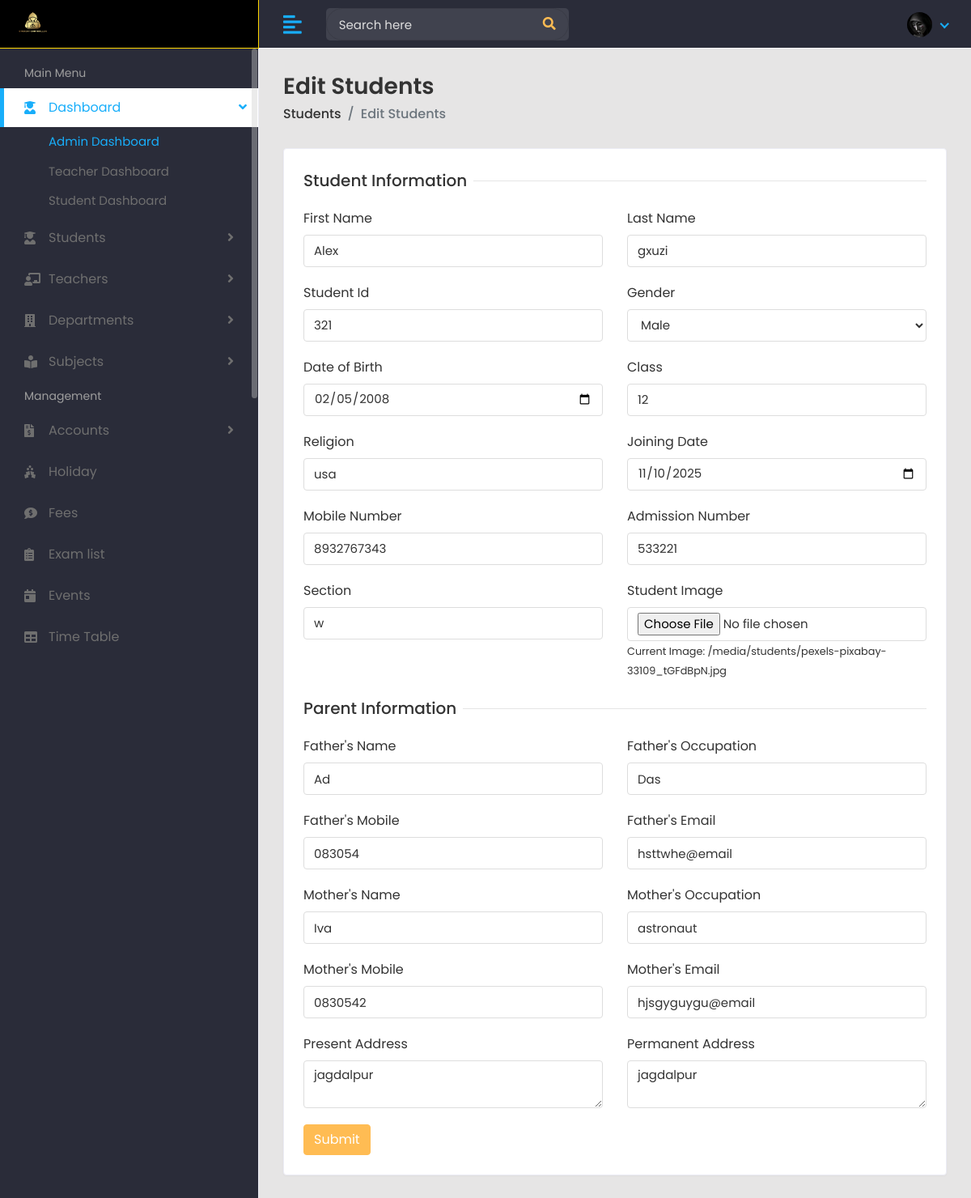
The app's page /student/edit/alex-gxuzi-321/ with its own data.
### student/models.py (models this page shows, shortened)
class Student(models.Model):
    first_name = models.CharField(max_length=100)
    last_name = models.CharField(max_length=100)
    student_id = models.CharField(max_length=20)
    gender = models.CharField(max_length=10, choices=[('Male', 'Male'), ('Female', 'Female'), ('Others', 'Others')])
    date_of_birth = models.DateField()
    student_class = models.CharField(max_length=50)
    religion = models.CharField(max_length=50)
    joining_date = models.DateField()
    mobile_number = models.CharField(max_length=15)
    admission_number = models.CharField(max_length=20)
    section = models.CharField(max_length=10)
    student_image = models.ImageField(upload_to='students/', blank=True)
    parent = models.OneToOneField(Parent, on_delete=models.CASCADE)
    slug = models.SlugField(max_length=255, unique=True, blank=True)

class Parent(models.Model):
    father_name = models.CharField(max_length=100)
    father_occupation = models.CharField(max_length=100, blank=True)
    father_mobile = models.CharField(max_length=15)
    father_email = models.EmailField(max_length=100)
    mother_name = models.CharField(max_length=100)
    mother_occupation = models.CharField(max_length=100, blank=True)
    mother_mobile = models.CharField(max_length=15)
    mother_email = models.EmailField(max_length=100)
    present_address = models.TextField()
    permanent_address = models.TextField()

### student/views.py (the view, shortened to what this page needs)
# urls.py: path('edit/<slug:slug>/', views.edit_student, name='edit_student'),
def edit_student(request,slug):
    student = get_object_or_404(Student, slug=slug)
    parent = student.parent if hasattr(student, 'parent') else None
    unread_notification_count = 0
    unread_notification = []
    if request.user.is_authenticated:
        unread_notification = request.user.notification_set.filter(is_read=False)
        unread_notification_count = unread_notification.count()
    context = {
        'student': student,
        'parent': parent,
        'unread_notification_count': unread_notification_count,
        'unread_notification': unread_notification
    }
    return render(request, "students/edit-student.html", context)

### templates/students/edit-student.html (shortened to what this page needs)
{% extends 'Home/base.html' %}
{% load static %}
{% block body %}
<div class="page-wrapper">
    <div class="content container-fluid">
        <div class="page-header">
            <div class="row align-items-center">
                <div class="col">
                    <h3 class="page-title">Edit Students</h3>
                    <ul class="breadcrumb">
                        <li class="breadcrumb-item"><a href="/students">Students</a></li>
                        <li class="breadcrumb-item active">Edit Students</li>
                    </ul>
                </div>
            </div>
        </div>
        <div class="row">
            <div class="col-sm-12">
                <div class="card">
                    <div class="card-body">
                        <form method="POST" enctype="multipart/form-data">
                            <div class="row">
                                <div class="col-12">
                                    <h5 class="form-title"><span>Student Information</span></h5>
                                </div>
                                <div class="col-12 col-sm-6">
                                    <div class="form-group">
                                        <label>First Name</label>
                                        <input type="text" name="first_name" class="form-control" value="{{ student.first_name }}">
                                    </div>
                                </div>
                                <div class="col-12 col-sm-6">
                                    <div class="form-group">
                                        <label>Last Name</label>
                                        <input type="text" name="last_name" class="form-control" value="{{ student.last_name }}">
                                    </div>
                                </div>
                                <div class="col-12 col-sm-6">
                                    <div class="form-group">
                                        <label>Student Id</label>
                                        <input type="text" name="student_id" class="form-control" value="{{ student.student_id }}">
                                    </div>
                                </div>
                                <div class="col-12 col-sm-6">
                                    <div class="form-group">
                                        <label>Gender</label>
                                        <select name="gender" class="form-control">
                                            <option value="Male" {% if student.gender == 'Male' %}selected{% endif %}>Male</option>
                                        </select>
                                    </div>
                                </div>
                                <div class="col-12 col-sm-6">
                                    <div class="form-group">
                                        <label>Date of Birth</label>
                                        <input type="date" name="date_of_birth" class="form-control" value="{{ student.date_of_birth|date:'Y-m-d' }}">
                                    </div>
                                </div>
                                <div class="col-12 col-sm-6">
                                    <div class="form-group">
                                        <label>Class</label>
                                        <input type="text" name="student_class" class="form-control" value="{{ student.student_class }}">
                                    </div>
                                </div>
                                <div class="col-12 col-sm-6">
                                    <div class="form-group">
                                        <label>Religion</label>
                                        <input type="text" name="religion" class="form-control" value="{{ student.religion }}">
                                    </div>
                                </div>
                                <div class="col-12 col-sm-6">
                                    <div class="form-group">
                                        <label>Joining Date</label>
                                        <input type="date" name="joining_date" class="form-control" value="{{ student.joining_date|date:'Y-m-d' }}">
                                    </div>
                                </div>
                                <div class="col-12 col-sm-6">
                                    <div class="form-group">
                                        <label>Mobile Number</label>
                                        <input type="text" name="mobile_number" class="form-control" value="{{ student.mobile_number }}">
                                    </div>
                                </div>
                                <div class="col-12 col-sm-6">
                                    <div class="form-group">
                                        <label>Admission Number</label>
                                        <input type="text" name="admission_number" class="form-control" value="{{ student.admission_number }}">
                                    </div>
                                </div>
                                <div class="col-12 col-sm-6">
                                    <div class="form-group">
                                        <label>Section</label>
                                        <input type="text" name="section" class="form-control" value="{{ student.section }}">
                                    </div>
                                </div>
                                <div class="col-12 col-sm-6">
                                    <div class="form-group">
                                        <label>Student Image</label>
                                        <input type="file" name="student_image" class="form-control">
                                        <small>Current Image: {{ student.student_image.url }}</small>
                                    </div>
                                </div>
                                <div class="col-12">
                                    <h5 class="form-title"><span>Parent Information</span></h5>
                                </div>
                                <div class="col-12 col-sm-6">
                                    <div class="form-group">
                                        <label>Father's Name</label>
                                        <input type="text" name="father_name" class="form-control" value="{{ parent.father_name }}">
                                    </div>
                                </div>
                                <div class="col-12 col-sm-6">
                                    <div class="form-group">
                                        <label>Father's Occupation</label>
                                        <input type="text" name="father_occupation" class="form-control" value="{{ parent.father_occupation }}">
                                    </div>
                                </div>
                                <div class="col-12 col-sm-6">
                                    <div class="form-group">
                                        <label>Father's Mobile</label>
                                        <input type="text" name="father_mobile" class="form-control" value="{{ parent.father_mobile }}">
                                    </div>
                                </div>
                                <div class="col-12 col-sm-6">
                                    <div class="form-group">
                                        <label>Father's Email</label>
                                        <input type="email" name="father_email" class="form-control" value="{{ parent.father_email }}">
                                    </div>
                                </div>
                                <div class="col-12 col-sm-6">
                                    <div class="form-group">
                                        <label>Mother's Name</label>
                                        <input type="text" name="mother_name" class="form-control" value="{{ parent.mother_name }}">
                                    </div>
                                </div>
                                <div class="col-12 col-sm-6">
                                    <div class="form-group">
                                        <label>Mother's Occupation</label>
                                        <input type="text" name="mother_occupation" class="form-control" value="{{ parent.mother_occupation }}">
                                    </div>
                                </div>
                                <div class="col-12 col-sm-6">
                                    <div class="form-group">
                                        <label>Mother's Mobile</label>
                                        <input type="text" name="mother_mobile" class="form-control" value="{{ parent.mother_mobile }}">
                                    </div>
                                </div>
                                <div class="col-12 col-sm-6">
                                    <div class="form-group">
                                        <label>Mother's Email</label>
                                        <input type="email" name="mother_email" class="form-control" value="{{ parent.mother_email }}">
                                    </div>
                                </div>
                                <div class="col-12 col-sm-6">
                                    <div class="form-group">
                                        <label>Present Address</label>
                                        <textarea name="present_address" class="form-control">{{ parent.present_address }}</textarea>
                                    </div>
                                </div>
                                <div class="col-12 col-sm-6">
                                    <div class="form-group">
                                        <label>Permanent Address</label>
                                        <textarea name="permanent_address" class="form-control">{{ parent.permanent_address }}</textarea>
                                    </div>
                                </div>
                                <div class="col-12">
                                    <button type="submit" class="btn btn-primary">Submit</button>
                                </div>
                            </div>
                        </form>
                    </div>
                </div>
            </div>
        </div>
    </div>
</div>
{% endblock %}

### records on screen
Student: first_name "Alex", last_name "gxuzi", student_id "321", gender "Male", date_of_birth "02/05/2008", student_class "12", religion "usa", joining_date "11/10/2025", mobile_number "8932767343", admission_number "533221", section "w", student_image "/media/students/pexels-pixabay-33109_tGFdBpN.jpg"
Parent: father_name "Ad", father_occupation "Das", father_mobile "083054", father_email "hsttwhe@email", mother_name "Iva", mother_occupation "astronaut", mother_mobile "0830542", mother_email "hjsgyguygu@email", present_address "jagdalpur", permanent_address "jagdalpur"
